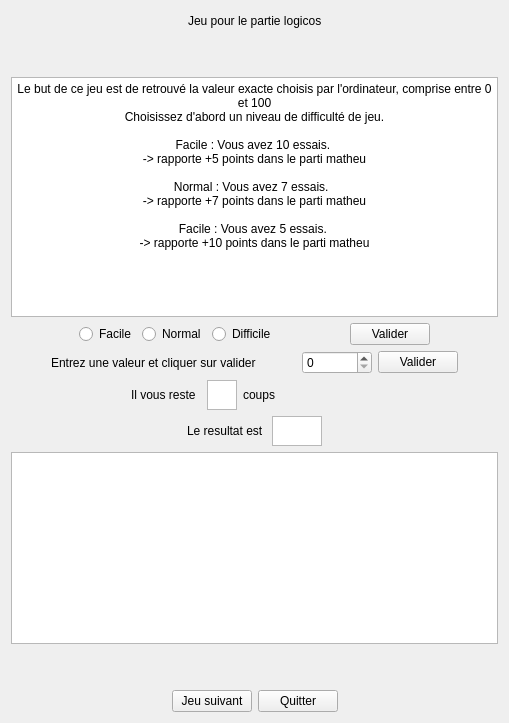
      <widget class="QWidget" name="page_jeu2">
       <layout class="QGridLayout" name="gridLayout_2">
        <item row="0" column="0">
         <layout class="QVBoxLayout" name="verticalLayout">
          <item>
           <layout class="QHBoxLayout" name="horizontalLayout_9">
            <item>
             <spacer name="horizontalSpacer_11">
              <property name="orientation">
               <enum>Qt::Horizontal</enum>
              </property>
              <property name="sizeHint" stdset="0">
               <size>
                <width>40</width>
                <height>20</height>
               </size>
              </property>
             </spacer>
            </item>
            <item>
             <widget class="QLabel" name="label_2">
              <property name="text">
               <string>Jeu pour le partie logicos</string>
              </property>
             </widget>
            </item>
            <item>
             <spacer name="horizontalSpacer_12">
              <property name="orientation">
               <enum>Qt::Horizontal</enum>
              </property>
              <property name="sizeHint" stdset="0">
               <size>
                <width>40</width>
                <height>20</height>
               </size>
              </property>
             </spacer>
            </item>
           </layout>
          </item>
          <item>
           <spacer name="verticalSpacer_4">
            <property name="orientation">
             <enum>Qt::Vertical</enum>
            </property>
            <property name="sizeType">
             <enum>QSizePolicy::Fixed</enum>
            </property>
            <property name="sizeHint" stdset="0">
             <size>
              <width>20</width>
              <height>40</height>
             </size>
            </property>
           </spacer>
          </item>
          <item>
           <widget class="QTextBrowser" name="Enonce_2">
            <property name="minimumSize">
             <size>
              <width>0</width>
              <height>240</height>
             </size>
            </property>
            <property name="maximumSize">
             <size>
              <width>16777215</width>
              <height>300</height>
             </size>
            </property>
            <property name="html">
             <string>&lt;!DOCTYPE HTML PUBLIC &quot;-//W3C//DTD HTML 4.0//EN&quot; &quot;http://www.w3.org/TR/REC-html40/strict.dtd&quot;&gt;
&lt;html&gt;&lt;head&gt;&lt;meta name=&quot;qrichtext&quot; content=&quot;1&quot; /&gt;&lt;style type=&quot;text/css&quot;&gt;
p, li { white-space: pre-wrap; }
&lt;/style&gt;&lt;/head&gt;&lt;body style=&quot; font-family:'Noto Sans'; font-size:9pt; font-weight:400; font-style:normal;&quot;&gt;
&lt;p align=&quot;center&quot; style=&quot; margin-top:0px; margin-bottom:0px; margin-left:0px; margin-right:0px; -qt-block-indent:0; text-indent:0px;&quot;&gt;Le but de ce jeu est de retrouvé la valeur exacte choisis par l'ordinateur, comprise entre 0 et 100&lt;/p&gt;
&lt;p align=&quot;center&quot; style=&quot; margin-top:0px; margin-bottom:0px; margin-left:0px; margin-right:0px; -qt-block-indent:0; text-indent:0px;&quot;&gt;Choisissez d'abord un niveau de difficulté de jeu.&lt;/p&gt;
&lt;p align=&quot;center&quot; style=&quot;-qt-paragraph-type:empty; margin-top:0px; margin-bottom:0px; margin-left:0px; margin-right:0px; -qt-block-indent:0; text-indent:0px;&quot;&gt;&lt;br /&gt;&lt;/p&gt;
&lt;p align=&quot;center&quot; style=&quot; margin-top:0px; margin-bottom:0px; margin-left:0px; margin-right:0px; -qt-block-indent:0; text-indent:0px;&quot;&gt;Facile : Vous avez 10 essais. &lt;/p&gt;
&lt;p align=&quot;center&quot; style=&quot; margin-top:0px; margin-bottom:0px; margin-left:0px; margin-right:0px; -qt-block-indent:0; text-indent:0px;&quot;&gt;-&amp;gt; rapporte +5 points dans le parti matheu&lt;/p&gt;
&lt;p align=&quot;center&quot; style=&quot;-qt-paragraph-type:empty; margin-top:0px; margin-bottom:0px; margin-left:0px; margin-right:0px; -qt-block-indent:0; text-indent:0px;&quot;&gt;&lt;br /&gt;&lt;/p&gt;
&lt;p align=&quot;center&quot; style=&quot; margin-top:0px; margin-bottom:0px; margin-left:0px; margin-right:0px; -qt-block-indent:0; text-indent:0px;&quot;&gt;Normal : Vous avez 7 essais.  &lt;/p&gt;
&lt;p align=&quot;center&quot; style=&quot; margin-top:0px; margin-bottom:0px; margin-left:0px; margin-right:0px; -qt-block-indent:0; text-indent:0px;&quot;&gt;-&amp;gt; rapporte +7 points dans le parti matheu&lt;/p&gt;
&lt;p align=&quot;center&quot; style=&quot;-qt-paragraph-type:empty; margin-top:0px; margin-bottom:0px; margin-left:0px; margin-right:0px; -qt-block-indent:0; text-indent:0px;&quot;&gt;&lt;br /&gt;&lt;/p&gt;
&lt;p align=&quot;center&quot; style=&quot; margin-top:0px; margin-bottom:0px; margin-left:0px; margin-right:0px; -qt-block-indent:0; text-indent:0px;&quot;&gt;Facile : Vous avez 5 essais. &lt;/p&gt;
&lt;p align=&quot;center&quot; style=&quot; margin-top:0px; margin-bottom:0px; margin-left:0px; margin-right:0px; -qt-block-indent:0; text-indent:0px;&quot;&gt;-&amp;gt; rapporte +10 points dans le parti matheu&lt;/p&gt;
&lt;p align=&quot;center&quot; style=&quot;-qt-paragraph-type:empty; margin-top:0px; margin-bottom:0px; margin-left:0px; margin-right:0px; -qt-block-indent:0; text-indent:0px;&quot;&gt;&lt;br /&gt;&lt;/p&gt;&lt;/body&gt;&lt;/html&gt;</string>
            </property>
           </widget>
          </item>
          <item>
           <layout class="QHBoxLayout" name="horizontalLayout_10">
            <item>
             <spacer name="horizontalSpacer_13">
              <property name="orientation">
               <enum>Qt::Horizontal</enum>
              </property>
              <property name="sizeHint" stdset="0">
               <size>
                <width>40</width>
                <height>20</height>
               </size>
              </property>
             </spacer>
            </item>
            <item>
             <widget class="QRadioButton" name="radioButton_8">
              <property name="text">
               <string>Facile</string>
              </property>
             </widget>
            </item>
            <item>
             <widget class="QRadioButton" name="radioButton_9">
              <property name="text">
               <string>Normal</string>
              </property>
             </widget>
            </item>
            <item>
             <widget class="QRadioButton" name="radioButton_10">
              <property name="text">
               <string>Difficile</string>
              </property>
             </widget>
            </item>
            <item>
             <spacer name="horizontalSpacer_21">
              <property name="orientation">
               <enum>Qt::Horizontal</enum>
              </property>
              <property name="sizeHint" stdset="0">
               <size>
                <width>40</width>
                <height>20</height>
               </size>
              </property>
             </spacer>
            </item>
            <item>
             <widget class="QPushButton" name="bvalider_jeu2">
              <property name="text">
               <string>Valider</string>
              </property>
             </widget>
            </item>
            <item>
             <spacer name="horizontalSpacer_14">
              <property name="orientation">
               <enum>Qt::Horizontal</enum>
              </property>
              <property name="sizeHint" stdset="0">
               <size>
                <width>40</width>
                <height>20</height>
               </size>
              </property>
             </spacer>
            </item>
           </layout>
          </item>
          <item>
           <layout class="QHBoxLayout" name="horizontalLayout">
            <item>
             <spacer name="horizontalSpacer_24">
              <property name="orientation">
               <enum>Qt::Horizontal</enum>
              </property>
              <property name="sizeHint" stdset="0">
               <size>
                <width>40</width>
                <height>20</height>
               </size>
              </property>
             </spacer>
            </item>
            <item>
             <widget class="QLabel" name="label_3">
              <property name="text">
               <string>Entrez une valeur et cliquer sur valider</string>
              </property>
             </widget>
            </item>
            <item>
             <spacer name="horizontalSpacer_22">
              <property name="orientation">
               <enum>Qt::Horizontal</enum>
              </property>
              <property name="sizeType">
               <enum>QSizePolicy::Fixed</enum>
              </property>
              <property name="sizeHint" stdset="0">
               <size>
                <width>40</width>
                <height>20</height>
               </size>
              </property>
             </spacer>
            </item>
            <item>
             <widget class="QSpinBox" name="spin_reponse">
              <property name="minimumSize">
               <size>
                <width>70</width>
                <height>0</height>
               </size>
              </property>
             </widget>
            </item>
            <item>
             <widget class="QPushButton" name="bvalider_jeu2_valeur">
              <property name="text">
               <string>Valider</string>
              </property>
             </widget>
            </item>
            <item>
             <spacer name="horizontalSpacer_23">
              <property name="orientation">
               <enum>Qt::Horizontal</enum>
              </property>
              <property name="sizeHint" stdset="0">
               <size>
                <width>40</width>
                <height>20</height>
               </size>
              </property>
             </spacer>
            </item>
           </layout>
          </item>
          <item>
           <layout class="QHBoxLayout" name="horizontalLayout_14">
            <item>
             <spacer name="horizontalSpacer_25">
              <property name="orientation">
               <enum>Qt::Horizontal</enum>
              </property>
              <property name="sizeType">
               <enum>QSizePolicy::Fixed</enum>
              </property>
              <property name="sizeHint" stdset="0">
               <size>
                <width>120</width>
                <height>20</height>
               </size>
              </property>
             </spacer>
            </item>
            <item>
             <widget class="QLabel" name="label_4">
              <property name="maximumSize">
               <size>
                <width>70</width>
                <height>16777215</height>
               </size>
              </property>
              <property name="text">
               <string>Il vous reste </string>
              </property>
             </widget>
            </item>
            <item>
             <widget class="QTextEdit" name="coups_restants">
              <property name="maximumSize">
               <size>
                <width>30</width>
                <height>30</height>
               </size>
              </property>
              <property name="html">
               <string>&lt;!DOCTYPE HTML PUBLIC &quot;-//W3C//DTD HTML 4.0//EN&quot; &quot;http://www.w3.org/TR/REC-html40/strict.dtd&quot;&gt;
&lt;html&gt;&lt;head&gt;&lt;meta name=&quot;qrichtext&quot; content=&quot;1&quot; /&gt;&lt;style type=&quot;text/css&quot;&gt;
p, li { white-space: pre-wrap; }
&lt;/style&gt;&lt;/head&gt;&lt;body style=&quot; font-family:'Noto Sans'; font-size:9pt; font-weight:400; font-style:normal;&quot;&gt;
&lt;p style=&quot;-qt-paragraph-type:empty; margin-top:0px; margin-bottom:0px; margin-left:0px; margin-right:0px; -qt-block-indent:0; text-indent:0px;&quot;&gt;&lt;br /&gt;&lt;/p&gt;&lt;/body&gt;&lt;/html&gt;</string>
              </property>
             </widget>
            </item>
            <item>
             <widget class="QLabel" name="label_5">
              <property name="text">
               <string>coups</string>
              </property>
             </widget>
            </item>
            <item>
             <widget class="QLabel" name="conseil">
              <property name="text">
               <string/>
              </property>
             </widget>
            </item>
           </layout>
          </item>
          <item>
           <layout class="QHBoxLayout" name="horizontalLayout_12">
            <item>
             <spacer name="horizontalSpacer_17">
              <property name="orientation">
               <enum>Qt::Horizontal</enum>
              </property>
              <property name="sizeHint" stdset="0">
               <size>
                <width>40</width>
                <height>20</height>
               </size>
              </property>
             </spacer>
            </item>
            <item>
             <widget class="QLabel" name="Resultat_2">
              <property name="text">
               <string>Le resultat est </string>
              </property>
             </widget>
            </item>
            <item>
             <widget class="QTextBrowser" name="reponse">
              <property name="maximumSize">
               <size>
                <width>50</width>
                <height>30</height>
               </size>
              </property>
             </widget>
            </item>
            <item>
             <spacer name="horizontalSpacer_18">
              <property name="orientation">
               <enum>Qt::Horizontal</enum>
              </property>
              <property name="sizeHint" stdset="0">
               <size>
                <width>40</width>
                <height>20</height>
               </size>
              </property>
             </spacer>
            </item>
           </layout>
          </item>
          <item>
           <widget class="QTextEdit" name="resul_pop_2"/>
          </item>
          <item>
           <spacer name="verticalSpacer_6">
            <property name="orientation">
             <enum>Qt::Vertical</enum>
            </property>
            <property name="sizeHint" stdset="0">
             <size>
              <width>20</width>
              <height>40</height>
             </size>
            </property>
           </spacer>
          </item>
          <item>
           <layout class="QHBoxLayout" name="horizontalLayout_13">
            <item>
             <spacer name="horizontalSpacer_19">
              <property name="orientation">
               <enum>Qt::Horizontal</enum>
              </property>
              <property name="sizeHint" stdset="0">
               <size>
                <width>40</width>
                <height>20</height>
               </size>
              </property>
             </spacer>
            </item>
            <item>
             <widget class="QPushButton" name="next_jeu3">
              <property name="text">
               <string>Jeu suivant</string>
              </property>
             </widget>
            </item>
            <item>
             <widget class="QPushButton" name="pushButton_3">
              <property name="text">
               <string>Quitter</string>
              </property>
             </widget>
            </item>
            <item>
             <spacer name="horizontalSpacer_20">
              <property name="orientation">
               <enum>Qt::Horizontal</enum>
              </property>
              <property name="sizeHint" stdset="0">
               <size>
                <width>40</width>
                <height>20</height>
               </size>
              </property>
             </spacer>
            </item>
           </layout>
          </item>
         </layout>
        </item>
       </layout>
       <zorder></zorder>
      </widget>
